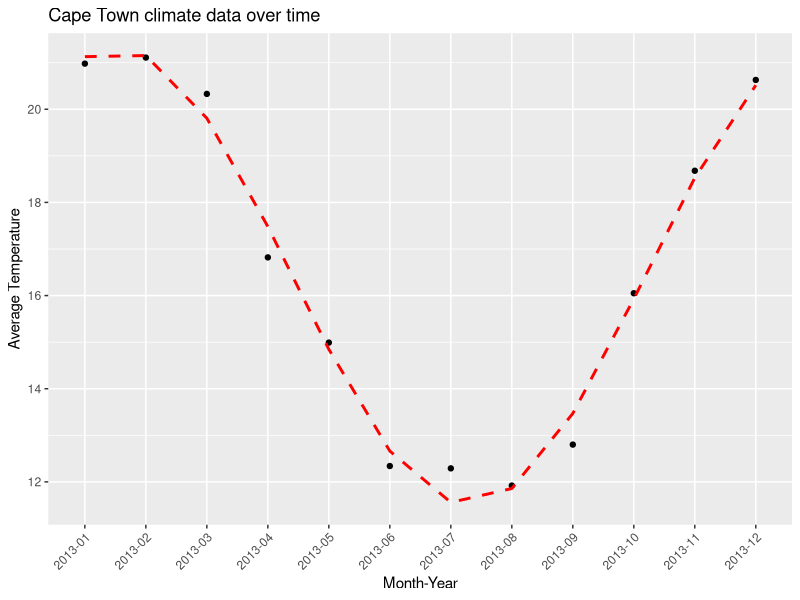
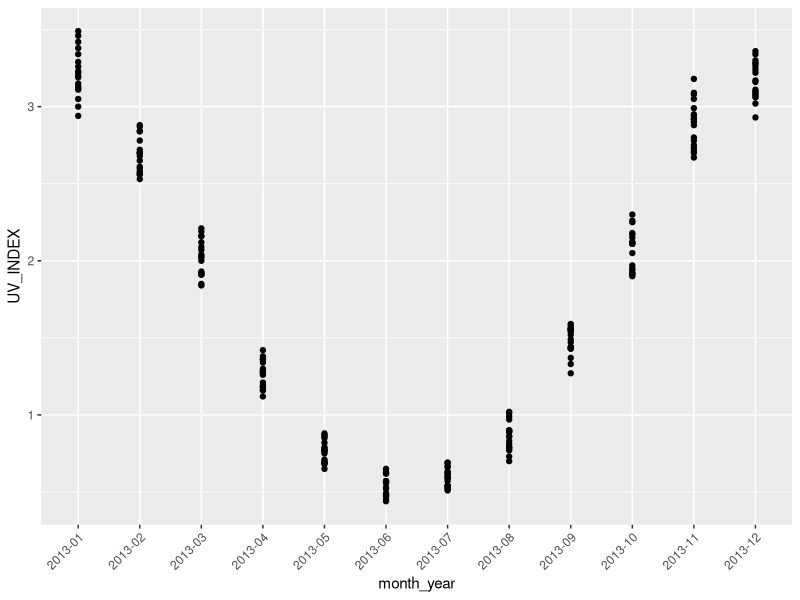
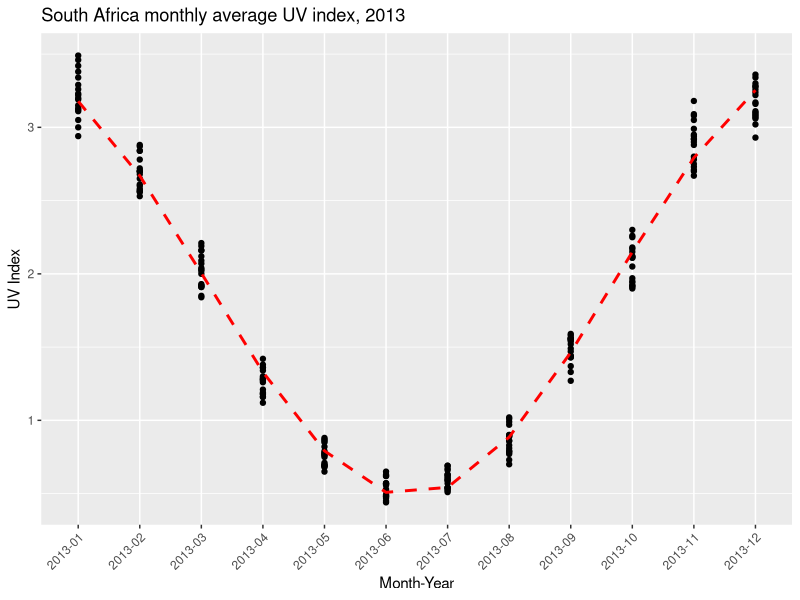
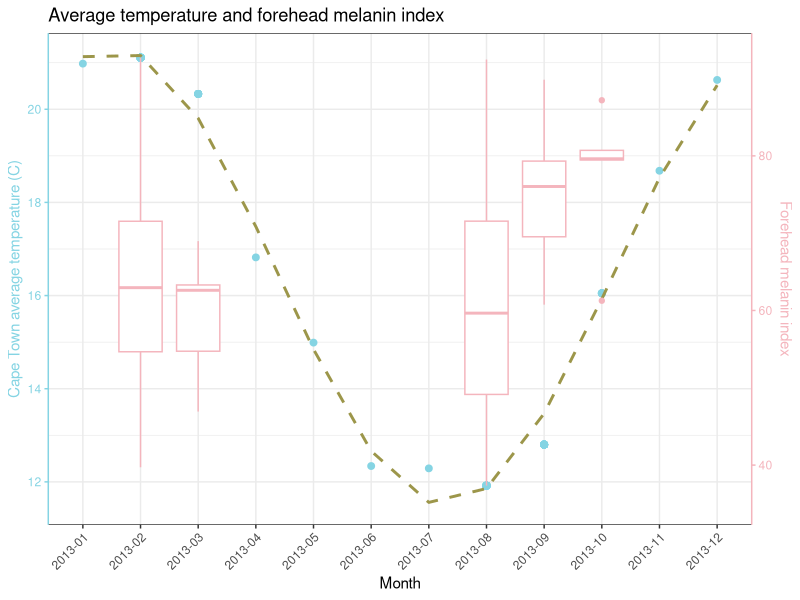
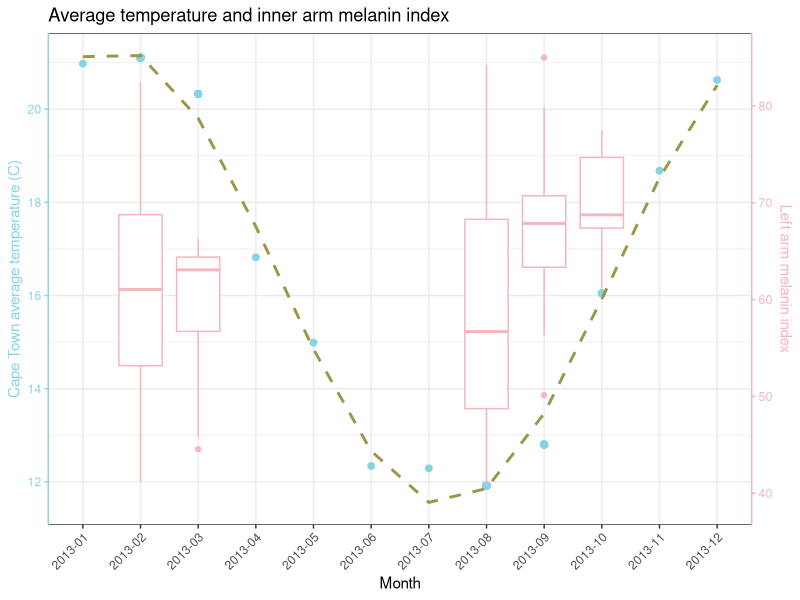
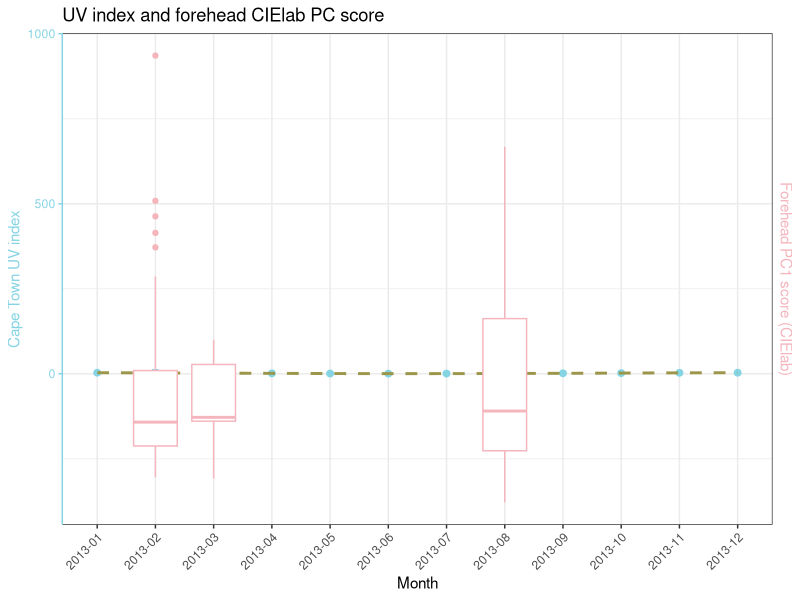

These figures' R source, in order: (Note: this script raises an error after producing the figures.)
## ---- chunk 1
library(readr)
library(tidyverse)
library(ggplot2)
## ---- chunk 2
uv <- read_csv("data/POWER_data.csv")

uv_long <- uv %>%
  pivot_longer(cols = JAN:DEC, names_to = "Month", values_to = "UV_INDEX")

uv_long <- uv_long %>%
  mutate(Month = factor(Month, levels = toupper(month.abb), labels = month.abb))
uv_long$Month <- factor(uv_long$Month, 
                   levels = c("Jan", "Feb", "Mar", "Apr", "May", "Jun", 
                              "Jul", "Aug", "Sep", "Oct", "Nov", "Dec"), 
                   ordered = TRUE)
uv_long$month_numeric <- as.numeric(uv_long$Month)
uv_long <- uv_long %>%
  mutate(date = as.Date(paste(YEAR, month_numeric, "01", sep = "-"), format="%Y-%m-%d"),
         month_year = format(as.Date(date), "%Y-%m"))
write.csv(uv_long, file = "data/UV_data.csv", row.names = F)
uv_2013 <- uv_long %>%
  filter(YEAR == 2013)
## ---- chunk 3
climate_data <- read_csv("data/climate_data.csv")

colnames(climate_data) <- c("month", "year", "avg_temp", 
                            "hist_avg", "max_temp", "min_temp", 
                            "hist_max", "hist_min", "date", "month_year")

climate_data$month <- factor(climate_data$month, 
                   levels = c("January", "February", "March", "April", "May", "June", 
                              "July", "August", "September", "October", "November", "December"), 
                   ordered = TRUE)

climate_data$month_numeric <- as.numeric(climate_data$month)

climate_data <- climate_data %>% 
  mutate(date = as.Date(paste(year, month_numeric, "01", sep = "-"), format="%Y-%m-%d"),
         month_year = format(as.Date(date), "%Y-%m"))

climate_data_2013 <- climate_data %>%
  filter(year == 2013)

climate_data_2013 <- climate_data_2013 %>%
  mutate(time = as.numeric(as.factor(month_year))) 

cos_model <- nls(avg_temp ~ A * cos(B * time + C) + D,
  data = climate_data_2013,
  start = list(A = 10, B = 0.5, C = 0, D = mean(climate_data_2013$avg_temp)),
  control = list(maxiter = 1000))

climate_data_2013$fit <- predict(cos_model)

ggplot(climate_data_2013, aes(x = month_year, y = avg_temp)) +  # Use numeric time for proper ordering
  geom_point() +
  geom_line(aes(y = fit, group = 1), color = "red", linetype = "dashed", linewidth = 1) +  # Cosine fit
  theme(axis.text.x = element_text(angle = 45, hjust = 1)) +
  labs(x = "Month-Year",
    y = "Average Temperature",
    title = "Cape Town climate data over time")
## ---- chunk 4
# using UV data from NASA POWER project
ggplot(uv_2013, aes(x = month_year, y = UV_INDEX)) + 
  geom_point() + 
  theme(axis.text.x = element_text(angle = 45, hjust = 1))

uv_2013 <- uv_2013 %>%
  mutate(time = as.numeric(as.factor(month_year))) 

cos_model_uv <- nls(UV_INDEX ~ A * cos(B * time + C) + D,
  data = uv_2013,
  start = list(A = 10, B = 0.5, C = 0, D = mean(uv_2013$UV_INDEX)),
  control = list(maxiter = 1000))

uv_2013$fit <- predict(cos_model_uv)

ggplot(uv_2013, aes(x = month_year, y = UV_INDEX)) +  # Use numeric time for proper ordering
  geom_point() +
  geom_line(aes(y = fit, group = 1), color = "red", linetype = "dashed", linewidth = 1) +  # Cosine fit
  theme(axis.text.x = element_text(angle = 45, hjust = 1)) +
  labs(x = "Month-Year",
    y = "UV Index",
    title = "South Africa monthly average UV index, 2013")
## ---- chunk 5
reflectance_data <- read_csv("data/ScreeningDataCollection_processed.csv")
reflectance_data_dates <- reflectance_data %>%
  select(c("TodayDate", "ParticipantCentreID", "Season"))
final_medians <- read_csv("data/ScreeningDataCollection_mediansWide.csv")

final_medians <- left_join(final_medians, reflectance_data_dates, by = c("ParticipantCentreID", "Season"))

final_medians <- final_medians %>%
  mutate(month_year = format(as.Date(TodayDate), "%Y-%m"))
write.csv(final_medians, "data/Medians_date.csv", row.names = F)

merged_data <- left_join(climate_data_2013, final_medians, by = "month_year")

primary_axis <- c(min(merged_data$avg_temp, na.rm = T), max(merged_data$avg_temp, na.rm = T))
secondary_axis <- c(min(merged_data$Forehead_M, na.rm = T), max(merged_data$Forehead_M, na.rm = T))

b <- diff(primary_axis) / diff(secondary_axis)
a <- primary_axis[1] - b * secondary_axis[1]

ggplot(merged_data, aes(x = month_year, y = avg_temp)) +
      geom_point(color = "#85D4E3", size = 2) +
      geom_line(aes(y = fit, group = 1), color = "#9C964A", linetype = "dashed", linewidth = 1) +
      geom_boxplot(aes(y = a + Forehead_M * b), color = "#F4B5BD") +
      scale_y_continuous(
        bquote('Cape Town average temperature (C)'), 
        sec.axis = sec_axis(~ (. - a) / b, name = bquote('Forehead melanin index'))
      ) +
      xlab("Month") +
      theme_bw() +
      theme(axis.text.x = element_text(angle = 45, hjust = 1)) +
      theme(
        axis.line.y.right = element_line(color = "#F4B5BD"), 
        axis.ticks.y.right = element_line(color = "#F4B5BD"),
        axis.text.y.right = element_text(color = "#F4B5BD"), 
        axis.title.y.right = element_text(color = "#F4B5BD"),
        axis.line.y.left = element_line(color = "#85D4E3"), 
        axis.ticks.y.left = element_line(color = "#85D4E3"),
        axis.text.y.left = element_text(color = "#85D4E3"), 
        axis.title.y.left = element_text(color = "#85D4E3")
      ) +
      ggtitle("Average temperature and forehead melanin index")
      coord_cartesian(ylim = primary_axis)
## ---- chunk 6
primary_axis <- c(min(merged_data$avg_temp, na.rm = T), max(merged_data$avg_temp, na.rm = T))
secondary_axis <- c(min(merged_data$LeftUpperInnerArm_M, na.rm = T), max(merged_data$LeftUpperInnerArm_M, na.rm = T))

b <- diff(primary_axis) / diff(secondary_axis)
a <- primary_axis[1] - b * secondary_axis[1]

ggplot(merged_data, aes(x = month_year, y = avg_temp)) +
      geom_point(color = "#85D4E3", size = 2) +
      geom_line(aes(y = fit, group = 1), color = "#9C964A", linetype = "dashed", size = 1) +
      geom_boxplot(aes(y = a + LeftUpperInnerArm_M * b), color = "#F4B5BD") +
      scale_y_continuous(
        bquote('Cape Town average temperature (C)'), 
        sec.axis = sec_axis(~ (. - a) / b, name = bquote('Left arm melanin index'))
      ) +
      xlab("Month") +
      theme_bw() +
      theme(axis.text.x = element_text(angle = 45, hjust = 1)) +
      theme(
        axis.line.y.right = element_line(color = "#F4B5BD"), 
        axis.ticks.y.right = element_line(color = "#F4B5BD"),
        axis.text.y.right = element_text(color = "#F4B5BD"), 
        axis.title.y.right = element_text(color = "#F4B5BD"),
        axis.line.y.left = element_line(color = "#85D4E3"), 
        axis.ticks.y.left = element_line(color = "#85D4E3"),
        axis.text.y.left = element_text(color = "#85D4E3"), 
        axis.title.y.left = element_text(color = "#85D4E3")
      ) +
      ggtitle("Average temperature and inner arm melanin index")
      coord_cartesian(ylim = primary_axis)
## ---- chunk 7
pc_scores <- read_csv("data/Medians_PC_scores.csv")
forehead <- pc_scores[pc_scores$Site == 'Forehead',]
uv_subset <- uv_2013[1:12,]

uv_pc_data <- left_join(uv_subset, forehead, by = "month_year")

primary_axis <- c(min(merged_data$UV_INDEX, na.rm = T), max(merged_data$UV_INDEX, na.rm = T))
secondary_axis <- c(min(merged_data$RGB_PC1, na.rm = T), max(merged_data$RGB_PC1, na.rm = T))

b <- diff(primary_axis) / diff(secondary_axis)
a <- primary_axis[1] - b * secondary_axis[1]

ggplot(uv_pc_data, aes(x = month_year, y = UV_INDEX)) +
      geom_point(color = "#85D4E3", size = 2) +
      geom_line(aes(y = fit, group = 1), color = "#9C964A", linetype = "dashed", linewidth = 1) +
      geom_boxplot(aes(y = a + RGB_PC1 * b), color = "#F4B5BD") +
      scale_y_continuous(
        bquote('Cape Town UV index'), 
        sec.axis = sec_axis(~ (. - a) / b, name = bquote('Forehead PC1 score (CIElab)'))
      ) +
      xlab("Month") +
      theme_bw() +
      theme(axis.text.x = element_text(angle = 45, hjust = 1)) +
      theme(
        axis.line.y.right = element_line(color = "#F4B5BD"), 
        axis.ticks.y.right = element_line(color = "#F4B5BD"),
        axis.text.y.right = element_text(color = "#F4B5BD"), 
        axis.title.y.right = element_text(color = "#F4B5BD"),
        axis.line.y.left = element_line(color = "#85D4E3"), 
        axis.ticks.y.left = element_line(color = "#85D4E3"),
        axis.text.y.left = element_text(color = "#85D4E3"), 
        axis.title.y.left = element_text(color = "#85D4E3")
      ) +
      ggtitle("UV index and forehead CIElab PC score")
      coord_cartesian(ylim = primary_axis)
## ---- chunk 8
primary_axis <- c(min(merged_data$UV_INDEX, na.rm = T), max(merged_data$UV_INDEX, na.rm = T))
secondary_axis <- c(min(merged_data$for_rgb_PC1, na.rm = T), max(merged_data$for_rgb_PC1, na.rm = T))

b <- diff(primary_axis) / diff(secondary_axis)
a <- primary_axis[1] - b * secondary_axis[1]

ggplot(uv_pc_data, aes(x = month_year, y = UV_INDEX)) +
      geom_point(color = "#85D4E3", size = 2) +
      geom_line(aes(y = fit, group = 1), color = "#9C964A", linetype = "dashed", linewidth = 1) +
      geom_boxplot(aes(y = a + for_cie_PC1 * b), color = "#F4B5BD") +
      scale_y_continuous(
        bquote('Cape Town UV index'), 
        sec.axis = sec_axis(~ (. - a) / b, name = bquote('Forehead PC1 score (RGB)'))
      ) +
      xlab("Month") +
      theme_bw() +
      theme(axis.text.x = element_text(angle = 45, hjust = 1)) +
      theme(
        axis.line.y.right = element_line(color = "#F4B5BD"), 
        axis.ticks.y.right = element_line(color = "#F4B5BD"),
        axis.text.y.right = element_text(color = "#F4B5BD"), 
        axis.title.y.right = element_text(color = "#F4B5BD"),
        axis.line.y.left = element_line(color = "#85D4E3"), 
        axis.ticks.y.left = element_line(color = "#85D4E3"),
        axis.text.y.left = element_text(color = "#85D4E3"), 
        axis.title.y.left = element_text(color = "#85D4E3")
      ) +
      ggtitle("UV index and forehead RGB PC score")
      coord_cartesian(ylim = primary_axis)
